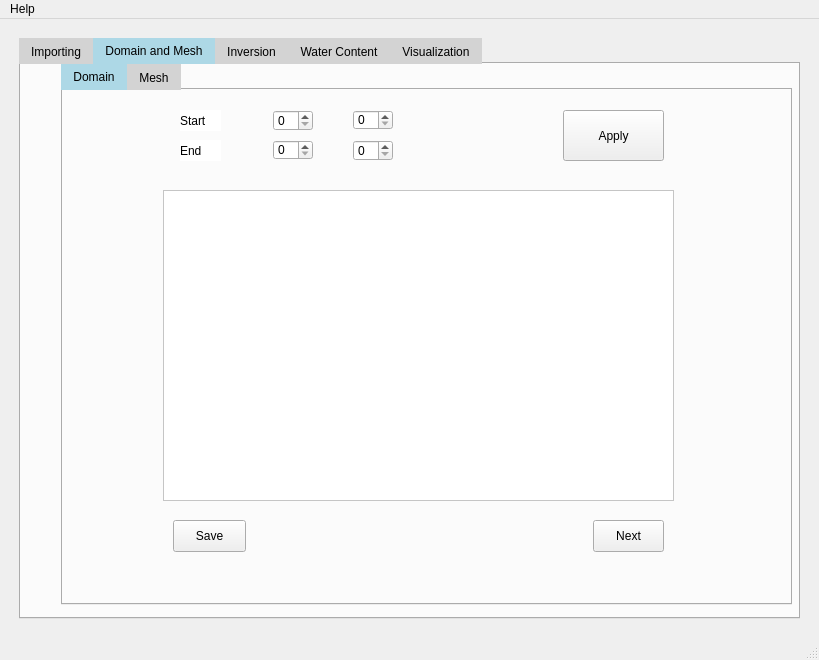
<?xml version="1.0" encoding="UTF-8"?>
<ui version="4.0">
 <class>MainWindow</class>
 <widget class="QMainWindow" name="MainWindow">
  <property name="geometry">
   <rect>
    <x>0</x>
    <y>0</y>
    <width>819</width>
    <height>660</height>
   </rect>
  </property>
  <property name="windowTitle">
   <string>MainWindow</string>
  </property>
  <property name="autoFillBackground">
   <bool>true</bool>
  </property>
  <widget class="QWidget" name="centralwidget">
   <property name="styleSheet">
    <string notr="true">QTabBar::tab:selected {
    background: lightblue;
    color: black;
}
QTabBar::tab:!selected {
    background: lightgray;
    color: black;
}</string>
   </property>
   <layout class="QVBoxLayout" name="verticalLayout">
    <item>
     <widget class="QWidget" name="verticalWidget" native="true">
      <layout class="QHBoxLayout" name="horizontalLayout_2" stretch="0">
       <property name="spacing">
        <number>10</number>
       </property>
       <property name="leftMargin">
        <number>10</number>
       </property>
       <property name="topMargin">
        <number>10</number>
       </property>
       <property name="rightMargin">
        <number>10</number>
       </property>
       <property name="bottomMargin">
        <number>10</number>
       </property>
       <item>
        <widget class="QTabWidget" name="tabWidget_Importing">
         <property name="sizePolicy">
          <sizepolicy hsizetype="Expanding" vsizetype="Expanding">
           <horstretch>0</horstretch>
           <verstretch>0</verstretch>
          </sizepolicy>
         </property>
         <property name="minimumSize">
          <size>
           <width>781</width>
           <height>571</height>
          </size>
         </property>
         <property name="mouseTracking">
          <bool>true</bool>
         </property>
         <property name="autoFillBackground">
          <bool>false</bool>
         </property>
         <property name="styleSheet">
          <string notr="true"/>
         </property>
         <property name="currentIndex">
          <number>1</number>
         </property>
         <widget class="QWidget" name="Importing">
          <attribute name="title">
           <string>Importing</string>
          </attribute>
          <layout class="QVBoxLayout" name="verticalLayout_5">
           <item>
            <widget class="QTabWidget" name="tabWidget_Data">
             <property name="autoFillBackground">
              <bool>false</bool>
             </property>
             <property name="styleSheet">
              <string notr="true">color: rgb(0, 0, 0);
border-top-color: rgb(0, 0, 0);</string>
             </property>
             <property name="currentIndex">
              <number>1</number>
             </property>
             <widget class="QWidget" name="Data">
              <attribute name="title">
               <string>Data</string>
              </attribute>
              <widget class="QListWidget" name="listWidget_file_list">
               <property name="geometry">
                <rect>
                 <x>130</x>
                 <y>20</y>
                 <width>461</width>
                 <height>451</height>
                </rect>
               </property>
               <property name="styleSheet">
                <string notr="true">background: rgb(255, 255, 255)</string>
               </property>
              </widget>
              <widget class="QPushButton" name="pushButton_Import">
               <property name="geometry">
                <rect>
                 <x>630</x>
                 <y>440</y>
                 <width>82</width>
                 <height>32</height>
                </rect>
               </property>
               <property name="text">
                <string>Import</string>
               </property>
              </widget>
              <widget class="QPushButton" name="pushButton_importfile">
               <property name="geometry">
                <rect>
                 <x>610</x>
                 <y>111</y>
                 <width>141</width>
                 <height>41</height>
                </rect>
               </property>
               <property name="text">
                <string>Choose your file</string>
               </property>
              </widget>
             </widget>
             <widget class="QWidget" name="Pre_processing">
              <attribute name="title">
               <string>Pre_processing</string>
              </attribute>
              <widget class="QPushButton" name="pushButton_Transfer_Data">
               <property name="geometry">
                <rect>
                 <x>610</x>
                 <y>110</y>
                 <width>126</width>
                 <height>41</height>
                </rect>
               </property>
               <property name="text">
                <string>Transfer Data</string>
               </property>
              </widget>
              <widget class="QPushButton" name="pushButton_next_to_visualization">
               <property name="geometry">
                <rect>
                 <x>605</x>
                 <y>459</y>
                 <width>146</width>
                 <height>32</height>
                </rect>
               </property>
               <property name="text">
                <string>Next-multiple file</string>
               </property>
              </widget>
              <widget class="QTextBrowser" name="textBrowser_showdata">
               <property name="geometry">
                <rect>
                 <x>130</x>
                 <y>20</y>
                 <width>461</width>
                 <height>451</height>
                </rect>
               </property>
               <property name="styleSheet">
                <string notr="true">background: rgb(255, 255, 255)</string>
               </property>
              </widget>
              <widget class="QPushButton" name="pushButton_next_to_domain">
               <property name="geometry">
                <rect>
                 <x>605</x>
                 <y>425</y>
                 <width>134</width>
                 <height>32</height>
                </rect>
               </property>
               <property name="text">
                <string>Next-single file</string>
               </property>
              </widget>
             </widget>
            </widget>
           </item>
          </layout>
         </widget>
         <widget class="QWidget" name="Domain_Mesh">
          <attribute name="title">
           <string>Domain and Mesh</string>
          </attribute>
          <widget class="QTabWidget" name="tabWidget">
           <property name="geometry">
            <rect>
             <x>40</x>
             <y>0</y>
             <width>731</width>
             <height>541</height>
            </rect>
           </property>
           <property name="currentIndex">
            <number>0</number>
           </property>
           <widget class="QWidget" name="Domain">
            <attribute name="title">
             <string>Domain</string>
            </attribute>
            <widget class="QSpinBox" name="spinBox_startX">
             <property name="geometry">
              <rect>
               <x>210</x>
               <y>20</y>
               <width>40</width>
               <height>21</height>
              </rect>
             </property>
            </widget>
            <widget class="QGraphicsView" name="graphicsView_domain">
             <property name="geometry">
              <rect>
               <x>100</x>
               <y>100</y>
               <width>511</width>
               <height>311</height>
              </rect>
             </property>
             <property name="styleSheet">
              <string notr="true">background-color: rgb(255, 255, 255);</string>
             </property>
            </widget>
            <widget class="QPushButton" name="pushButton_domain_apply">
             <property name="geometry">
              <rect>
               <x>500</x>
               <y>20</y>
               <width>101</width>
               <height>51</height>
              </rect>
             </property>
             <property name="text">
              <string>Apply</string>
             </property>
            </widget>
            <widget class="QPushButton" name="pushButton_next_to_mesh">
             <property name="geometry">
              <rect>
               <x>530</x>
               <y>430</y>
               <width>71</width>
               <height>32</height>
              </rect>
             </property>
             <property name="text">
              <string>Next</string>
             </property>
            </widget>
            <widget class="QPushButton" name="pushButton_domain_save">
             <property name="geometry">
              <rect>
               <x>110</x>
               <y>430</y>
               <width>73</width>
               <height>32</height>
              </rect>
             </property>
             <property name="text">
              <string>Save</string>
             </property>
            </widget>
            <widget class="QLabel" name="label_start">
             <property name="geometry">
              <rect>
               <x>117</x>
               <y>20</y>
               <width>41</width>
               <height>21</height>
              </rect>
             </property>
             <property name="toolTip">
              <string>&lt;html&gt;&lt;head/&gt;&lt;body&gt;&lt;pre style=&quot; margin-top:12px; margin-bottom:12px; margin-left:0px; margin-right:0px; -qt-block-indent:0; text-indent:0px; background-color:#1e1f22;&quot;&gt;&lt;span style=&quot; font-family:'JetBrains Mono','monospace'; font-size:9.8pt; color:#6aab73;&quot;&gt;Start determines the starting point location of the domain&lt;/span&gt;&lt;/pre&gt;&lt;/body&gt;&lt;/html&gt;</string>
             </property>
             <property name="styleSheet">
              <string notr="true">background-color: rgb(255, 255, 255);
color: rgb(0, 0, 0);</string>
             </property>
             <property name="text">
              <string>Start</string>
             </property>
            </widget>
            <widget class="QLabel" name="label_end">
             <property name="geometry">
              <rect>
               <x>117</x>
               <y>50</y>
               <width>41</width>
               <height>21</height>
              </rect>
             </property>
             <property name="styleSheet">
              <string notr="true">background-color: rgb(255, 255, 255);
color: rgb(0, 0, 0);</string>
             </property>
             <property name="text">
              <string>End</string>
             </property>
            </widget>
            <widget class="QSpinBox" name="spinBox_endX">
             <property name="geometry">
              <rect>
               <x>210</x>
               <y>50</y>
               <width>40</width>
               <height>20</height>
              </rect>
             </property>
            </widget>
            <widget class="QSpinBox" name="spinBox_stratY">
             <property name="geometry">
              <rect>
               <x>290</x>
               <y>20</y>
               <width>40</width>
               <height>20</height>
              </rect>
             </property>
            </widget>
            <widget class="QSpinBox" name="spinBox_endY">
             <property name="geometry">
              <rect>
               <x>290</x>
               <y>50</y>
               <width>40</width>
               <height>21</height>
              </rect>
             </property>
            </widget>
           </widget>
           <widget class="QWidget" name="Mesh">
            <attribute name="title">
             <string>Mesh</string>
            </attribute>
            <widget class="QLabel" name="label_quality">
             <property name="geometry">
              <rect>
               <x>120</x>
               <y>20</y>
               <width>51</width>
               <height>21</height>
              </rect>
             </property>
             <property name="styleSheet">
              <string notr="true">background-color: rgb(255, 255, 255);
color: rgb(0, 0, 0);</string>
             </property>
             <property name="text">
              <string>Quality</string>
             </property>
            </widget>
            <widget class="QLabel" name="label_area">
             <property name="geometry">
              <rect>
               <x>120</x>
               <y>50</y>
               <width>51</width>
               <height>21</height>
              </rect>
             </property>
             <property name="styleSheet">
              <string notr="true">background-color: rgb(255, 255, 255);
color: rgb(0, 0, 0);</string>
             </property>
             <property name="text">
              <string>Area</string>
             </property>
            </widget>
            <widget class="QDoubleSpinBox" name="doubleSpinBox_quality">
             <property name="geometry">
              <rect>
               <x>210</x>
               <y>20</y>
               <width>62</width>
               <height>21</height>
              </rect>
             </property>
            </widget>
            <widget class="QDoubleSpinBox" name="doubleSpinBox_area">
             <property name="geometry">
              <rect>
               <x>210</x>
               <y>50</y>
               <width>62</width>
               <height>21</height>
              </rect>
             </property>
            </widget>
            <widget class="QGraphicsView" name="graphicsView_mesh">
             <property name="geometry">
              <rect>
               <x>100</x>
               <y>100</y>
               <width>511</width>
               <height>311</height>
              </rect>
             </property>
             <property name="styleSheet">
              <string notr="true">background-color: rgb(255, 255, 255);</string>
             </property>
            </widget>
            <widget class="QPushButton" name="pushButton_mesh_save">
             <property name="geometry">
              <rect>
               <x>110</x>
               <y>430</y>
               <width>73</width>
               <height>31</height>
              </rect>
             </property>
             <property name="text">
              <string>Save</string>
             </property>
            </widget>
            <widget class="QPushButton" name="pushButton_next_to_inversion">
             <property name="geometry">
              <rect>
               <x>530</x>
               <y>430</y>
               <width>71</width>
               <height>32</height>
              </rect>
             </property>
             <property name="text">
              <string>Next</string>
             </property>
            </widget>
            <widget class="QPushButton" name="pushButton_domain_apply_2">
             <property name="geometry">
              <rect>
               <x>500</x>
               <y>20</y>
               <width>101</width>
               <height>51</height>
              </rect>
             </property>
             <property name="text">
              <string>Apply</string>
             </property>
            </widget>
           </widget>
          </widget>
         </widget>
         <widget class="QWidget" name="Inversion">
          <attribute name="title">
           <string>Inversion</string>
          </attribute>
          <widget class="QPushButton" name="pushButton_inversion_apply">
           <property name="geometry">
            <rect>
             <x>470</x>
             <y>30</y>
             <width>111</width>
             <height>51</height>
            </rect>
           </property>
           <property name="text">
            <string>Apply</string>
           </property>
          </widget>
          <widget class="QPushButton" name="pushButton_inversion_save">
           <property name="geometry">
            <rect>
             <x>150</x>
             <y>450</y>
             <width>71</width>
             <height>31</height>
            </rect>
           </property>
           <property name="text">
            <string>Save</string>
           </property>
          </widget>
          <widget class="QLabel" name="label_Lambda">
           <property name="geometry">
            <rect>
             <x>250</x>
             <y>50</y>
             <width>61</width>
             <height>16</height>
            </rect>
           </property>
           <property name="styleSheet">
            <string notr="true">background-color: rgb(255, 255, 255);
color: rgb(0, 0, 0);</string>
           </property>
           <property name="text">
            <string>Lambda</string>
           </property>
          </widget>
          <widget class="QLabel" name="label_dPhi">
           <property name="geometry">
            <rect>
             <x>250</x>
             <y>80</y>
             <width>61</width>
             <height>16</height>
            </rect>
           </property>
           <property name="styleSheet">
            <string notr="true">background-color: rgb(255, 255, 255);
color: rgb(0, 0, 0);
text-align: center;</string>
           </property>
           <property name="text">
            <string>dPhi</string>
           </property>
          </widget>
          <widget class="QGraphicsView" name="graphicsView_inversion">
           <property name="geometry">
            <rect>
             <x>140</x>
             <y>120</y>
             <width>511</width>
             <height>311</height>
            </rect>
           </property>
           <property name="styleSheet">
            <string notr="true">background-color: rgb(255, 255, 255);</string>
           </property>
          </widget>
          <widget class="QPushButton" name="pushButton_next_to_watercontent">
           <property name="geometry">
            <rect>
             <x>560</x>
             <y>450</y>
             <width>71</width>
             <height>32</height>
            </rect>
           </property>
           <property name="text">
            <string>Next</string>
           </property>
          </widget>
          <widget class="QSpinBox" name="spinBox_Iterations">
           <property name="geometry">
            <rect>
             <x>330</x>
             <y>20</y>
             <width>40</width>
             <height>20</height>
            </rect>
           </property>
           <property name="value">
            <number>5</number>
           </property>
          </widget>
          <widget class="QSpinBox" name="spinBox_dPhi">
           <property name="geometry">
            <rect>
             <x>330</x>
             <y>80</y>
             <width>40</width>
             <height>20</height>
            </rect>
           </property>
           <property name="value">
            <number>1</number>
           </property>
          </widget>
          <widget class="QSpinBox" name="spinBox_Lambda">
           <property name="geometry">
            <rect>
             <x>330</x>
             <y>50</y>
             <width>40</width>
             <height>20</height>
            </rect>
           </property>
           <property name="value">
            <number>5</number>
           </property>
          </widget>
          <widget class="QLabel" name="label_iterations">
           <property name="geometry">
            <rect>
             <x>250</x>
             <y>20</y>
             <width>61</width>
             <height>16</height>
            </rect>
           </property>
           <property name="styleSheet">
            <string notr="true">background-color: rgb(255, 255, 255);
color: rgb(0, 0, 0);</string>
           </property>
           <property name="text">
            <string>Iterations</string>
           </property>
          </widget>
         </widget>
         <widget class="QWidget" name="Water_content">
          <attribute name="title">
           <string>Water Content</string>
          </attribute>
          <widget class="QDoubleSpinBox" name="doubleSpinBox_Temperature">
           <property name="geometry">
            <rect>
             <x>360</x>
             <y>40</y>
             <width>61</width>
             <height>31</height>
            </rect>
           </property>
           <property name="decimals">
            <number>1</number>
           </property>
           <property name="singleStep">
            <double>0.100000000000000</double>
           </property>
           <property name="value">
            <double>25.000000000000000</double>
           </property>
          </widget>
          <widget class="QPushButton" name="pushButton_watercontent_calculate">
           <property name="geometry">
            <rect>
             <x>150</x>
             <y>450</y>
             <width>81</width>
             <height>31</height>
            </rect>
           </property>
           <property name="text">
            <string>Calculate</string>
           </property>
          </widget>
          <widget class="QLabel" name="label_Temperature">
           <property name="geometry">
            <rect>
             <x>240</x>
             <y>50</y>
             <width>91</width>
             <height>16</height>
            </rect>
           </property>
           <property name="styleSheet">
            <string notr="true">background-color: rgb(255, 255, 255);
color: rgb(0, 0, 0);</string>
           </property>
           <property name="text">
            <string>Temperature</string>
           </property>
          </widget>
          <widget class="QGraphicsView" name="graphicsView_watercontent">
           <property name="geometry">
            <rect>
             <x>140</x>
             <y>120</y>
             <width>511</width>
             <height>311</height>
            </rect>
           </property>
           <property name="styleSheet">
            <string notr="true">background-color: rgb(255, 255, 255);</string>
           </property>
          </widget>
          <widget class="QPushButton" name="pushButton_next_to_vis">
           <property name="geometry">
            <rect>
             <x>560</x>
             <y>450</y>
             <width>71</width>
             <height>32</height>
            </rect>
           </property>
           <property name="text">
            <string>Next</string>
           </property>
          </widget>
          <widget class="QPushButton" name="pushButton_import_soil_field">
           <property name="geometry">
            <rect>
             <x>460</x>
             <y>40</y>
             <width>201</width>
             <height>31</height>
            </rect>
           </property>
           <property name="text">
            <string>Import Soil Temperatue Field</string>
           </property>
          </widget>
         </widget>
         <widget class="QWidget" name="Visualization">
          <attribute name="title">
           <string>Visualization</string>
          </attribute>
          <layout class="QHBoxLayout" name="horizontalLayout_5">
           <item>
            <widget class="QTabWidget" name="tabWidget_3">
             <property name="currentIndex">
              <number>0</number>
             </property>
             <widget class="QWidget" name="Vis_resistivity">
              <attribute name="title">
               <string>Resistivity</string>
              </attribute>
              <widget class="QRadioButton" name="radioButton_vis_res_ani">
               <property name="geometry">
                <rect>
                 <x>120</x>
                 <y>10</y>
                 <width>161</width>
                 <height>20</height>
                </rect>
               </property>
               <property name="text">
                <string>Time Lapse Animation</string>
               </property>
              </widget>
              <widget class="QLabel" name="label_resistivity_file">
               <property name="geometry">
                <rect>
                 <x>120</x>
                 <y>40</y>
                 <width>91</width>
                 <height>21</height>
                </rect>
               </property>
               <property name="styleSheet">
                <string notr="true">background-color: rgba(255, 255, 255, 0);</string>
               </property>
               <property name="text">
                <string>File Selection</string>
               </property>
              </widget>
              <widget class="QListView" name="listView_vis_res_pic">
               <property name="geometry">
                <rect>
                 <x>120</x>
                 <y>70</y>
                 <width>171</width>
                 <height>281</height>
                </rect>
               </property>
               <property name="styleSheet">
                <string notr="true">background-color: rgb(255, 255, 255);</string>
               </property>
              </widget>
              <widget class="QPushButton" name="pushButton_vis_res_apply">
               <property name="geometry">
                <rect>
                 <x>120</x>
                 <y>360</y>
                 <width>171</width>
                 <height>31</height>
                </rect>
               </property>
               <property name="text">
                <string>Apply</string>
               </property>
              </widget>
              <widget class="QGraphicsView" name="graphicsView_vis_resistivity">
               <property name="geometry">
                <rect>
                 <x>300</x>
                 <y>70</y>
                 <width>331</width>
                 <height>281</height>
                </rect>
               </property>
               <property name="styleSheet">
                <string notr="true">background-color: rgb(255, 255, 255);</string>
               </property>
              </widget>
             </widget>
             <widget class="QWidget" name="Vis_water_content">
              <attribute name="title">
               <string>Water content</string>
              </attribute>
              <widget class="QRadioButton" name="radioButton_vis_water_ani">
               <property name="geometry">
                <rect>
                 <x>120</x>
                 <y>10</y>
                 <width>161</width>
                 <height>20</height>
                </rect>
               </property>
               <property name="text">
                <string>Time Lapse Animation</string>
               </property>
              </widget>
              <widget class="QLabel" name="label_water_file">
               <property name="geometry">
                <rect>
                 <x>120</x>
                 <y>40</y>
                 <width>91</width>
                 <height>21</height>
                </rect>
               </property>
               <property name="styleSheet">
                <string notr="true">background-color: rgba(255, 255, 255, 0);</string>
               </property>
               <property name="text">
                <string>File Selection</string>
               </property>
              </widget>
              <widget class="QListView" name="listView_vis_water_pic">
               <property name="geometry">
                <rect>
                 <x>120</x>
                 <y>70</y>
                 <width>171</width>
                 <height>281</height>
                </rect>
               </property>
               <property name="styleSheet">
                <string notr="true">background-color: rgb(255, 255, 255);</string>
               </property>
              </widget>
              <widget class="QPushButton" name="pushButton_vis_water_apply">
               <property name="geometry">
                <rect>
                 <x>120</x>
                 <y>360</y>
                 <width>171</width>
                 <height>31</height>
                </rect>
               </property>
               <property name="text">
                <string>Apply</string>
               </property>
              </widget>
              <widget class="QGraphicsView" name="graphicsView_vis_watercontent">
               <property name="geometry">
                <rect>
                 <x>300</x>
                 <y>70</y>
                 <width>331</width>
                 <height>281</height>
                </rect>
               </property>
               <property name="styleSheet">
                <string notr="true">background-color: rgb(255, 255, 255);</string>
               </property>
              </widget>
             </widget>
            </widget>
           </item>
          </layout>
         </widget>
        </widget>
       </item>
      </layout>
     </widget>
    </item>
   </layout>
  </widget>
  <widget class="QStatusBar" name="statusbar"/>
  <widget class="QMenuBar" name="menubar">
   <property name="geometry">
    <rect>
     <x>0</x>
     <y>0</y>
     <width>819</width>
     <height>22</height>
    </rect>
   </property>
   <widget class="QMenu" name="menuHelp">
    <property name="title">
     <string>Help</string>
    </property>
    <addaction name="actionGuidline"/>
    <addaction name="actionContract"/>
   </widget>
   <addaction name="menuHelp"/>
  </widget>
  <action name="actionNew">
   <property name="text">
    <string>New</string>
   </property>
  </action>
  <action name="actionOpen">
   <property name="text">
    <string>Open</string>
   </property>
  </action>
  <action name="actionSave">
   <property name="text">
    <string>Save</string>
   </property>
  </action>
  <action name="actionGuidline">
   <property name="text">
    <string>Guidline</string>
   </property>
  </action>
  <action name="actionContract">
   <property name="text">
    <string>Contract</string>
   </property>
  </action>
 </widget>
 <resources/>
 <connections>
  <connection>
   <sender>pushButton_importfile</sender>
   <signal>clicked()</signal>
   <receiver>listWidget_file_list</receiver>
   <slot>clear()</slot>
   <hints>
    <hint type="sourcelabel">
     <x>283</x>
     <y>140</y>
    </hint>
    <hint type="destinationlabel">
     <x>283</x>
     <y>149</y>
    </hint>
   </hints>
  </connection>
  <connection>
   <sender>pushButton_Import</sender>
   <signal>clicked()</signal>
   <receiver>tabWidget_Data</receiver>
   <slot>close()</slot>
   <hints>
    <hint type="sourcelabel">
     <x>320</x>
     <y>140</y>
    </hint>
    <hint type="destinationlabel">
     <x>627</x>
     <y>366</y>
    </hint>
   </hints>
  </connection>
  <connection>
   <sender>pushButton_next_to_domain</sender>
   <signal>clicked()</signal>
   <receiver>tabWidget_Importing</receiver>
   <slot>close()</slot>
   <hints>
    <hint type="sourcelabel">
     <x>744</x>
     <y>338</y>
    </hint>
    <hint type="destinationlabel">
     <x>649</x>
     <y>359</y>
    </hint>
   </hints>
  </connection>
  <connection>
   <sender>pushButton_Transfer_Data</sender>
   <signal>clicked()</signal>
   <receiver>textBrowser_showdata</receiver>
   <slot>clear()</slot>
   <hints>
    <hint type="sourcelabel">
     <x>722</x>
     <y>264</y>
    </hint>
    <hint type="destinationlabel">
     <x>427</x>
     <y>329</y>
    </hint>
   </hints>
  </connection>
 </connections>
</ui>
